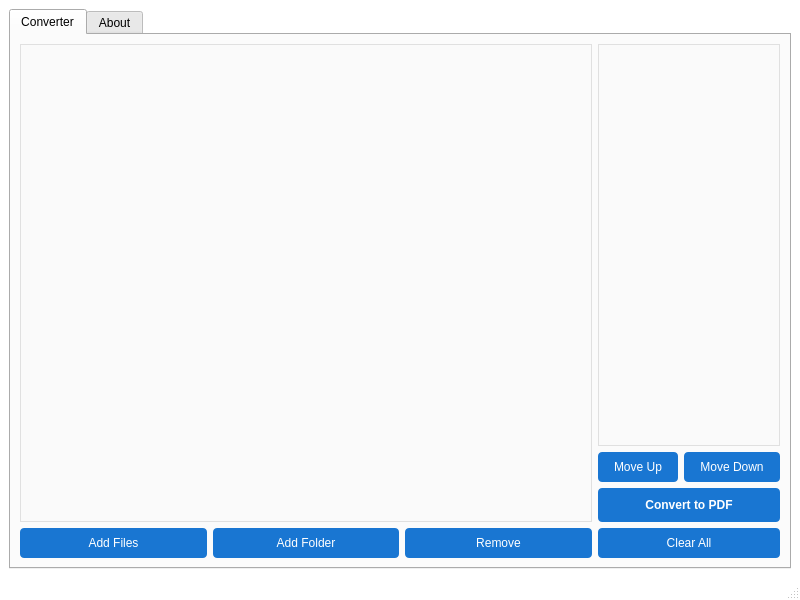
<ui version="4.0">
 <class>MainWindow</class>
 <widget class="QMainWindow" name="MainWindow">
  <property name="geometry">
   <rect>
    <x>0</x>
    <y>0</y>
    <width>800</width>
    <height>600</height>
   </rect>
  </property>
  <property name="minimumSize">
   <size>
    <width>600</width>
    <height>400</height>
   </size>
  </property>
  <property name="windowTitle">
   <string>Image To PDF Converter</string>
  </property>
  <property name="styleSheet">
   <string notr="true">QMainWindow {
    background-color: #FFFFFF;
}
QPushButton {
    background-color: #1976D2;
    color: white;
    border: none;
    padding: 8px 16px;
    border-radius: 4px;
}
QPushButton:hover {
    background-color: #2196F3;
}
QListWidget {
    background-color: #FAFAFA;
    border: 1px solid #E0E0E0;
}
QLabel {
    color: #212121;
}</string>
  </property>
  <widget class="QWidget" name="centralwidget">
   <layout class="QHBoxLayout" name="horizontalLayout">
    <item>
     <widget class="QTabWidget" name="tabWidget">
      <property name="currentIndex">
       <number>0</number>
      </property>
      <widget class="QWidget" name="tab">
       <attribute name="title">
        <string>Converter</string>
       </attribute>
       <layout class="QHBoxLayout" name="horizontalLayout_2">
        <item>
         <layout class="QVBoxLayout" name="verticalLayout">
          <item>
           <widget class="QListWidget" name="listWidget">
            <property name="minimumSize">
             <size>
              <width>300</width>
              <height>0</height>
             </size>
            </property>
            <property name="styleSheet">
             <string notr="true">QListWidget::item {
    padding: 8px;
    border-bottom: 1px solid #E0E0E0;
}
QListWidget::item:hover {
    background-color: #E3F2FD;
}</string>
            </property>
           </widget>
          </item>
          <item>
           <layout class="QHBoxLayout" name="horizontalLayout_3">
            <item>
             <widget class="QPushButton" name="btnAddFiles">
              <property name="text">
               <string>Add Files</string>
              </property>
              <property name="icon">
               <iconset>
                <normaloff>:/icons/add_file.svg</normaloff>:/icons/add_file.svg</iconset>
              </property>
             </widget>
            </item>
            <item>
             <widget class="QPushButton" name="btnAddFolder">
              <property name="text">
               <string>Add Folder</string>
              </property>
              <property name="icon">
               <iconset>
                <normaloff>:/icons/add_folder.svg</normaloff>:/icons/add_folder.svg</iconset>
              </property>
             </widget>
            </item>
            <item>
             <widget class="QPushButton" name="btnRemove">
              <property name="text">
               <string>Remove</string>
              </property>
              <property name="icon">
               <iconset>
                <normaloff>:/icons/remove.svg</normaloff>:/icons/remove.svg</iconset>
              </property>
             </widget>
            </item>
           </layout>
          </item>
         </layout>
        </item>
        <item>
         <layout class="QVBoxLayout" name="verticalLayout_2">
          <item>
           <widget class="QLabel" name="lblPreview">
            <property name="styleSheet">
             <string notr="true">border: 1px solid #E0E0E0;
background-color: #FAFAFA;</string>
            </property>
            <property name="alignment">
             <set>Qt::AlignCenter</set>
            </property>
           </widget>
          </item>
          <item>
           <layout class="QHBoxLayout" name="horizontalLayout_4">
            <item>
             <widget class="QPushButton" name="btnMoveUp">
              <property name="text">
               <string>Move Up</string>
              </property>
              <property name="icon">
               <iconset>
                <normaloff>:/icons/up.svg</normaloff>:/icons/up.svg</iconset>
              </property>
             </widget>
            </item>
            <item>
             <widget class="QPushButton" name="btnMoveDown">
              <property name="text">
               <string>Move Down</string>
              </property>
              <property name="icon">
               <iconset>
                <normaloff>:/icons/down.svg</normaloff>:/icons/down.svg</iconset>
              </property>
             </widget>
            </item>
           </layout>
          </item>
          <item>
           <widget class="QPushButton" name="btnConvert">
            <property name="text">
             <string>Convert to PDF</string>
            </property>
            <property name="styleSheet">
             <string notr="true">background-color: #1976D2;
color: white;
font-weight: bold;
padding: 10px;</string>
            </property>
           </widget>
          </item>
          <item>
           <widget class="QPushButton" name="btnClear">
            <property name="text">
             <string>Clear All</string>
            </property>
           </widget>
          </item>
         </layout>
        </item>
       </layout>
      </widget>
      <widget class="QWidget" name="tab_2">
       <attribute name="title">
        <string>About</string>
       </attribute>
       <layout class="QVBoxLayout" name="verticalLayout_3">
        <item>
         <widget class="QLabel" name="label">
          <property name="text">
           <string>&lt;html&gt;&lt;head/&gt;&lt;body&gt;
&lt;p&gt;&lt;span style=&quot; font-size:14pt; font-weight:600;&quot;&gt;Image to PDF Converter&lt;/span&gt;&lt;/p&gt;
&lt;p&gt;Version 2.0&lt;/p&gt;
&lt;p&gt;© 2025&lt;/p&gt;
&lt;/body&gt;&lt;/html&gt;</string>
          </property>
          <property name="alignment">
           <set>Qt::AlignCenter</set>
          </property>
         </widget>
        </item>
        <item>
         <widget class="QTextBrowser" name="textBrowser">
          <property name="styleSheet">
           <string notr="true">background-color: #FAFAFA;
border: none;</string>
          </property>
         </widget>
        </item>
       </layout>
      </widget>
     </widget>
    </item>
   </layout>
  </widget>
  <widget class="QStatusBar" name="statusbar"/>
 </widget>
 <resources>
  <include location="resources.qrc"/>
 </resources>
 <connections/>
</ui>
